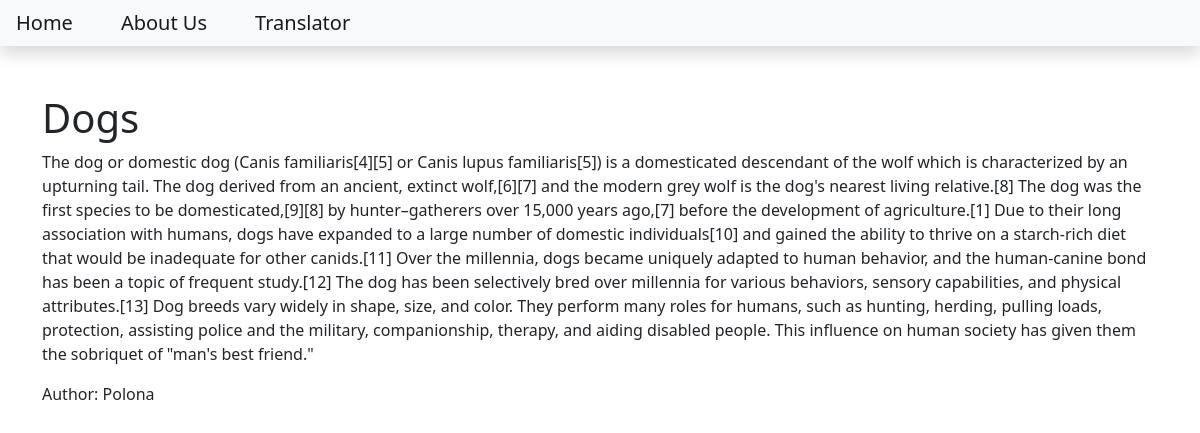
The page /dogs on the database its author committed.
### blog/models.py (models this page shows, shortened)
class Post(models.Model): # Model is a class that contains field of data
    title = models.CharField(max_length = 200)
    content = models.TextField()
    date_created = models.DateTimeField(auto_now_add = True) # When author will create the now content from the admin page the current date and time will ge generated
    slug = models.SlugField(max_length = 200, unique = True)
    author = models.ForeignKey(to = User, on_delete = models.CASCADE) #ForeignKey because we will get this data from another table; cascade - if user is deleted from the user database table alos the posts from the user will be created
    status = models.IntegerField(choices = STATUS, default = 0) # choose from draft/published

### blog/views.py (the view)
# urls.py: path('<slug:slug>', views.BlogView.as_view(), name = 'blog_view'), # '<slug:slug>' is the pattern - when the user goes to a certain url eg. example.com/dogs, django will search in the slug column for 
class BlogView(generic.DetailView): #this class connects the model with a template, it inherits from the specialized view class
    model = Post # here we map {{object.title}},... in the blog.html to the model Post
    template_name = 'blog.html'

### templates/blog.html
{% extends 'base.html'%}
{% block content %}
<div class='container'>
        <h1>{{object.title}}</h1>
        <p>{{object.content}}</p>
        <p> Author: {{post.author | title}}</p>
</div>
{% endblock content %}

### rows shown on the page
Post: title "Dogs", content "The dog or domestic dog (Canis familiaris[4][5] or Canis lupus familiaris[5]) is a domesticated descendant of the wolf which is characterized by an upturning tail. The dog derived from an ancient, extinct wolf,[6][7] and the modern grey wolf is the dog's nearest living relative.[8] The dog was the first species to be domesticated,[9][8] by hunter–gatherers over 15,000 years ago,[7] before the development of agriculture.[1] Due to their long association with humans, dogs have expanded to a large number of domestic individuals[10] and gained the ability to thrive on a starch-rich diet that would be inadequate for other canids.[11] Over the millennia, dogs became uniquely adapted to human…", author "Polona"
